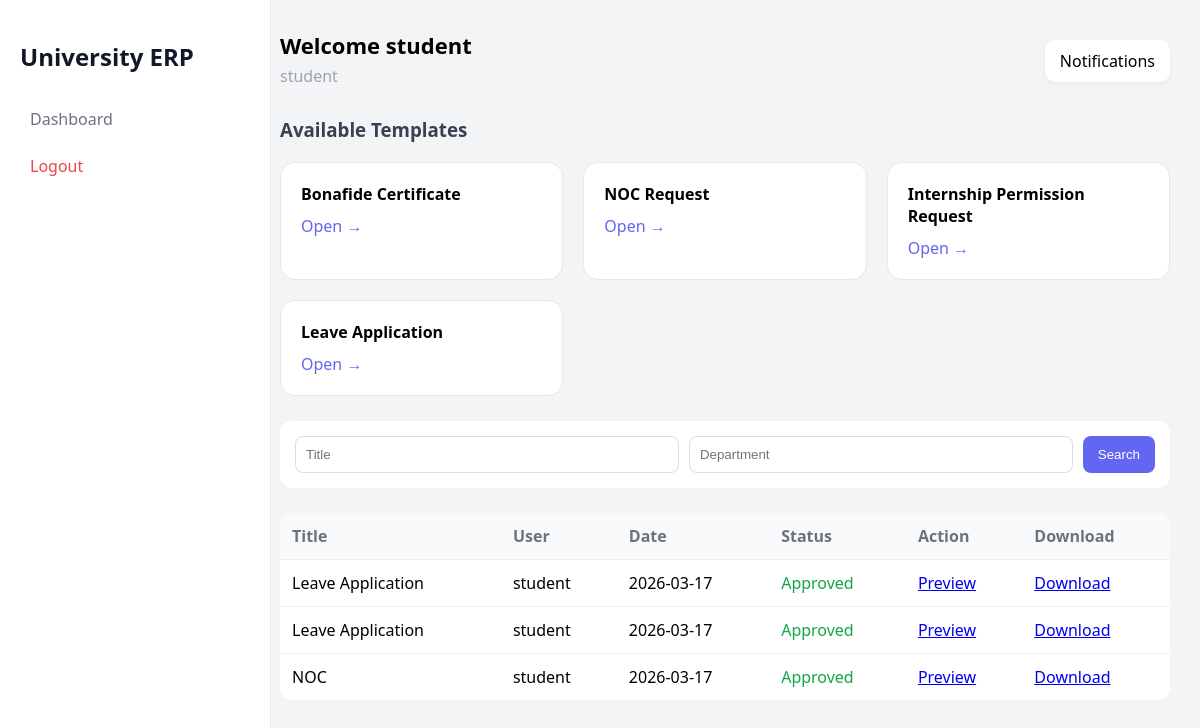
The app's page /dashboard (signed in) with its own data.
### database.py (models this page shows)
class User(UserMixin, db.Model):
    id = db.Column(db.Integer, primary_key=True)
    username = db.Column(db.String(100), unique=True)
    password = db.Column(db.String(200))
    role = db.Column(db.String(50))
    email = db.Column(db.String(120), unique=True)
    active = db.Column(db.Boolean, default=True)
    created_at = db.Column(db.DateTime, default=datetime.utcnow)

class Template(db.Model):
    id = db.Column(db.Integer, primary_key=True)
    name = db.Column(db.String(100))
    file_path = db.Column(db.String(200))
    allowed_roles = db.Column(db.String(200))
    approval_flow = db.Column(db.String(200))

class Document(db.Model):
    id = db.Column(db.Integer, primary_key=True)
    title = db.Column(db.String(200))
    template_name = db.Column(db.String(200))
    filename = db.Column(db.String(200))
    department = db.Column(db.String(200))
    content = db.Column(db.Text)
    authority = db.Column(db.String(200))
    date = db.Column(db.String(100))
    created_by = db.Column(db.String(100))
    created_at = db.Column(db.DateTime, default=datetime.utcnow)
    status = db.Column(db.String(50), default="pending")
    approved_by_faculty = db.Column(db.Boolean, default=False)
    approved_by_hod = db.Column(db.Boolean, default=False)
    approved_by_dean = db.Column(db.Boolean, default=False)

### app.py (the view)
@app.route("/dashboard")
@login_required
def dashboard():
    query = DocModel.query
    title = request.args.get("title")
    department = request.args.get("department")
    date = request.args.get("date")
    role = request.args.get("role")
    user = request.args.get("user")
    if title:
        query = query.filter(DocModel.title.contains(title))
    if department:
        query = query.filter(DocModel.department.contains(department))
    if date:
        query = query.filter(DocModel.created_at.contains(date))
    if role:
        query = query.join(User, DocModel.created_by == User.username)\
                 .filter(User.role == role)
    if user:
        query = query.filter(DocModel.created_by.contains(user))
    documents = query.all()
    templates = Template.query.all()
    return render_template(
        "dashboard.html",
        documents=documents,
        templates=templates
    )

### app.py (called while the page is built)
@login_manager.user_loader
def load_user(user_id):
    return User.query.get(int(user_id))

### templates/dashboard.html (shortened to what this page needs)
<!DOCTYPE html>
<html>
<head>
    <link rel="stylesheet" href="{{ url_for('static', filename='style.css') }}">
</head>
<body>
<div class="sidebar">
    <h2>University ERP</h2>
    <a href="/dashboard">Dashboard</a>
    <a href="/logout" class="logout">Logout</a>
</div>
<div class="main">
<div class="header">
    <div>
        <h1>Welcome {{ current_user.username }}</h1>
        <p>{{ current_user.role }}</p>
    </div>
    <div class="notification">
        Notifications
    </div>
</div>
<h3 class="section-title">Available Templates</h3>
<div class="card-grid">
{% for template in templates %}
{% if current_user.role in template.allowed_roles.split(",") %}
<div class="card">
    <h4>{{ template.name }}</h4>
    <a href="/create/{{ template.id }}">Open →</a>
</div>
{% endif %}
{% endfor %}
</div>
<div class="search-box">
    <input type="text" placeholder="Title">
    <input type="text" placeholder="Department">
    <button>Search</button>
</div>
<div class="table-box">
<table>
<tr>
    <th>Title</th>
    <th>User</th>
    <th>Date</th>
    <th>Status</th>
    <th>Action</th>
    <th>Download</th>
</tr>
{% for doc in documents %}
<tr>
<td>{{ doc.title }}</td>
<td>{{ doc.created_by }}</td>
<td>{{ doc.created_at.strftime('%Y-%m-%d') }}</td>
<td>
    {% if doc.status == "approved" %}
        <span class="green">Approved</span>
    {% elif doc.status == "rejected" %}
        <span class="red">Rejected</span>
    {% else %}
        <span class="yellow">Pending</span>
    {% endif %}
</td>
<td>
<a href="/preview/{{ doc.id }}">Preview</a>
</td>
<td>
    {% if doc.status == "approved" %}
    <a href="/generated_docs/{{ doc.filename }}">Download</a>
    {% else %}
    —
    {% endif %}
</td>
</tr>
{% endfor %}
</table>
</div>
</div>
</body>
</html>

### static/style.css (style rules this page uses)
body { margin: 0; font-family: "Segoe UI", sans-serif; background: linear-gradient(135deg, #eef2ff, #f8fafc); }
body { margin: 0; font-family: "Segoe UI", sans-serif; background: #f3f4f6; }
.sidebar { width: 230px; height: 100vh; background: white; border-right: 1px solid #e5e7eb; position: fixed; padding: 20px; }
.sidebar h2 { margin-bottom: 25px; color: #111827; }
.sidebar a { display: block; padding: 10px; color: #6b7280; text-decoration: none; border-radius: 8px; margin-bottom: 5px; }
.sidebar .logout { color: #ef4444; }
.main { margin-left: 250px; padding: 30px; }
.header { display: flex; justify-content: space-between; align-items: center; margin-bottom: 25px; }
.header h1 { margin: 0; font-size: 22px; }
.header p { margin: 5px 0; color: #9ca3af; }
.notification { background: white; padding: 10px 15px; border-radius: 10px; box-shadow: 0 2px 5px rgba(0,0,0,0.05); }
.section-title { margin: 20px 0; color: #374151; }
.card-grid { display: grid; grid-template-columns: repeat(3, 1fr); gap: 20px; }
.card { background: white; padding: 20px; border-radius: 15px; border: 1px solid #e5e7eb; }
.card h4 { margin: 0 0 10px; }
.card a { color: #6366f1; text-decoration: none; }
.search-box { margin: 25px 0; background: white; padding: 15px; border-radius: 12px; display: flex; gap: 10px; }
.search-box input { flex: 1; padding: 10px; border-radius: 8px; border: 1px solid #ddd; }
.search-box button { padding: 10px 15px; background: #6366f1; color: white; border: none; border-radius: 8px; }
.table-box { background: white; border-radius: 12px; overflow: hidden; }
table { width: 100%; border-collapse: collapse; }
th { background: #f9fafb; padding: 12px; text-align: left; color: #6b7280; }
td { padding: 12px; border-top: 1px solid #eee; }
.green { color: #16a34a; }

### records on screen
User: username "student", role "student"
Template: name "Bonafide Certificate"
Template: name "NOC Request"
Template: name "Internship Permission Request"
Template: name "Leave Application"
Document: title "Leave Application", created_by "student", created_at "2026-03-17", status "Approved"
Document: title "Leave Application", created_by "student", created_at "2026-03-17", status "Approved"
Document: title "NOC", created_by "student", created_at "2026-03-17", status "Approved"
